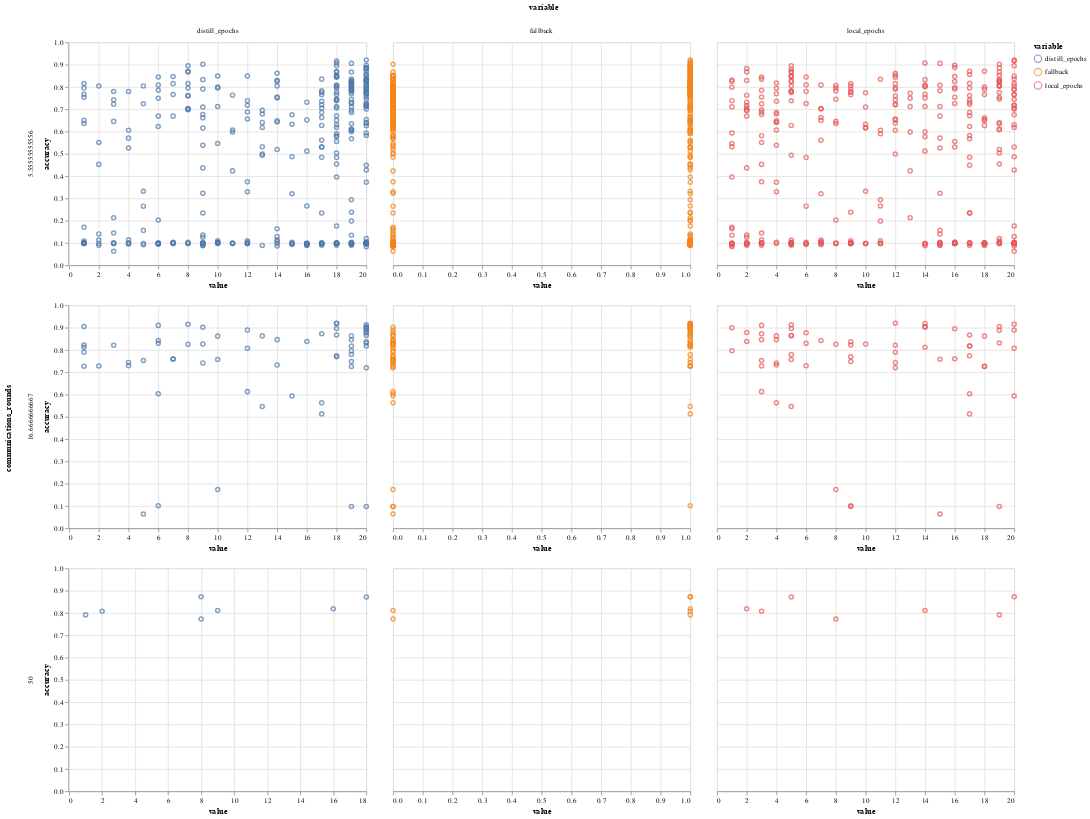

This figure's notebook cell:
### Code cell
alt.Chart(pd.melt(results[boxplot_columns], id_vars=('accuracy', 'communications_rounds', 'config'))).mark_point().encode(
    x='value',
    y='accuracy',
    color='variable',
    tooltip='config'
).facet(
    column='variable:N',
    row='communications_rounds'
).resolve_scale(x='independent')

### Figure 1 — Vega-Lite specification as saved in the notebook (floating-point values rounded to 4 significant figures; data arrays with more than 128 entries replaced by an {"elided": "..."} marker saying what was removed)
{"config": {"view": {"continuousWidth": 400, "continuousHeight": 300}}, "data": {"name": "data-8b51f8f90013cdb92ccf70d09e0607ff"}, "facet": {"column": {"type": "nominal", "field": "variable"}, "row": {"type": "quantitative", "field": "communications_rounds"}}, "spec": {"mark": "point", "encoding": {"color": {"type": "nominal", "field": "variable"}, "tooltip": {"type": "nominal", "field": "config"}, "x": {"type": "quantitative", "field": "value"}, "y": {"type": "quantitative", "field": "accuracy"}}}, "resolve": {"scale": {"x": "independent"}}, "$schema": "https://vega.github.io/schema/vega-lite/v4.8.1.json", "datasets": {"data-8b51f8f90013cdb92ccf70d09e0607ff": {"elided": "1239 records"}}}
